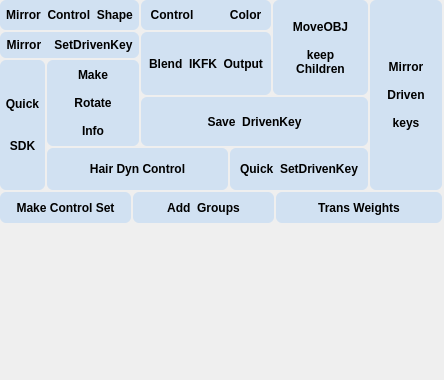
              <widget class="QWidget" name="scrollAreaWidgetContents">
               <property name="geometry">
                <rect>
                 <x>0</x>
                 <y>0</y>
                 <width>444</width>
                 <height>380</height>
                </rect>
               </property>
               <layout class="QVBoxLayout" name="verticalLayout_8">
                <property name="spacing">
                 <number>6</number>
                </property>
                <property name="margin">
                 <number>0</number>
                </property>
                <item>
                 <widget class="QFrame" name="frame_2">
                  <property name="minimumSize">
                   <size>
                    <width>0</width>
                    <height>0</height>
                   </size>
                  </property>
                  <property name="styleSheet">
                   <string notr="true">QPushButton {
	border: 0px;
	border-radius: 6px;
	background-color: rgba(85, 170, 255, 50);
 }

QPushButton:hover {
	background-color: qlineargradient(spread:pad, x1:0.5, y1:0, x2:0.5, y2:1, stop:0 rgba(255, 223, 121, 255), stop:0.488636 rgba(255, 216, 91, 255), stop:1 rgba(255, 223, 121, 255));
	color: rgb(42, 42, 42);
 }
</string>
                  </property>
                  <widget class="QPushButton" name="btn_MirrorControlShape">
                   <property name="geometry">
                    <rect>
                     <x>0</x>
                     <y>0</y>
                     <width>139</width>
                     <height>30</height>
                    </rect>
                   </property>
                   <property name="sizePolicy">
                    <sizepolicy hsizetype="Minimum" vsizetype="Minimum">
                     <horstretch>0</horstretch>
                     <verstretch>0</verstretch>
                    </sizepolicy>
                   </property>
                   <property name="minimumSize">
                    <size>
                     <width>0</width>
                     <height>0</height>
                    </size>
                   </property>
                   <property name="font">
                    <font>
                     <weight>75</weight>
                     <bold>true</bold>
                    </font>
                   </property>
                   <property name="styleSheet">
                    <string notr="true"/>
                   </property>
                   <property name="text">
                    <string>Mirror  Control  Shape</string>
                   </property>
                  </widget>
                  <widget class="QPushButton" name="btn_ControlColor">
                   <property name="geometry">
                    <rect>
                     <x>141</x>
                     <y>0</y>
                     <width>130</width>
                     <height>30</height>
                    </rect>
                   </property>
                   <property name="sizePolicy">
                    <sizepolicy hsizetype="Minimum" vsizetype="Minimum">
                     <horstretch>0</horstretch>
                     <verstretch>0</verstretch>
                    </sizepolicy>
                   </property>
                   <property name="minimumSize">
                    <size>
                     <width>0</width>
                     <height>0</height>
                    </size>
                   </property>
                   <property name="font">
                    <font>
                     <weight>75</weight>
                     <bold>true</bold>
                    </font>
                   </property>
                   <property name="styleSheet">
                    <string notr="true"/>
                   </property>
                   <property name="text">
                    <string>Control           Color</string>
                   </property>
                  </widget>
                  <widget class="QPushButton" name="btn_MirrorDrivenkey">
                   <property name="geometry">
                    <rect>
                     <x>0</x>
                     <y>32</y>
                     <width>139</width>
                     <height>26</height>
                    </rect>
                   </property>
                   <property name="sizePolicy">
                    <sizepolicy hsizetype="Minimum" vsizetype="Minimum">
                     <horstretch>0</horstretch>
                     <verstretch>0</verstretch>
                    </sizepolicy>
                   </property>
                   <property name="minimumSize">
                    <size>
                     <width>0</width>
                     <height>0</height>
                    </size>
                   </property>
                   <property name="font">
                    <font>
                     <weight>75</weight>
                     <bold>true</bold>
                    </font>
                   </property>
                   <property name="styleSheet">
                    <string notr="true"/>
                   </property>
                   <property name="text">
                    <string>Mirror    SetDrivenKey</string>
                   </property>
                  </widget>
                  <widget class="QPushButton" name="btn_QuickSDKA">
                   <property name="geometry">
                    <rect>
                     <x>0</x>
                     <y>60</y>
                     <width>45</width>
                     <height>130</height>
                    </rect>
                   </property>
                   <property name="sizePolicy">
                    <sizepolicy hsizetype="Minimum" vsizetype="Minimum">
                     <horstretch>0</horstretch>
                     <verstretch>0</verstretch>
                    </sizepolicy>
                   </property>
                   <property name="minimumSize">
                    <size>
                     <width>0</width>
                     <height>0</height>
                    </size>
                   </property>
                   <property name="font">
                    <font>
                     <weight>75</weight>
                     <bold>true</bold>
                    </font>
                   </property>
                   <property name="styleSheet">
                    <string notr="true"/>
                   </property>
                   <property name="text">
                    <string>Quick


SDK</string>
                   </property>
                  </widget>
                  <widget class="QPushButton" name="btn_MoveObject">
                   <property name="geometry">
                    <rect>
                     <x>273</x>
                     <y>0</y>
                     <width>95</width>
                     <height>95</height>
                    </rect>
                   </property>
                   <property name="sizePolicy">
                    <sizepolicy hsizetype="Minimum" vsizetype="Minimum">
                     <horstretch>0</horstretch>
                     <verstretch>0</verstretch>
                    </sizepolicy>
                   </property>
                   <property name="minimumSize">
                    <size>
                     <width>0</width>
                     <height>0</height>
                    </size>
                   </property>
                   <property name="font">
                    <font>
                     <weight>75</weight>
                     <bold>true</bold>
                    </font>
                   </property>
                   <property name="styleSheet">
                    <string notr="true"/>
                   </property>
                   <property name="text">
                    <string>MoveOBJ

keep 
Children</string>
                   </property>
                  </widget>
                  <widget class="QPushButton" name="btn_BlendIKFKOutput">
                   <property name="geometry">
                    <rect>
                     <x>141</x>
                     <y>32</y>
                     <width>130</width>
                     <height>63</height>
                    </rect>
                   </property>
                   <property name="sizePolicy">
                    <sizepolicy hsizetype="Minimum" vsizetype="Minimum">
                     <horstretch>0</horstretch>
                     <verstretch>0</verstretch>
                    </sizepolicy>
                   </property>
                   <property name="minimumSize">
                    <size>
                     <width>0</width>
                     <height>0</height>
                    </size>
                   </property>
                   <property name="font">
                    <font>
                     <weight>75</weight>
                     <bold>true</bold>
                    </font>
                   </property>
                   <property name="styleSheet">
                    <string notr="true"/>
                   </property>
                   <property name="text">
                    <string>Blend  IKFK  Output</string>
                   </property>
                  </widget>
                  <widget class="QPushButton" name="btn_DynamicControl">
                   <property name="geometry">
                    <rect>
                     <x>47</x>
                     <y>148</y>
                     <width>181</width>
                     <height>42</height>
                    </rect>
                   </property>
                   <property name="sizePolicy">
                    <sizepolicy hsizetype="Minimum" vsizetype="Minimum">
                     <horstretch>0</horstretch>
                     <verstretch>0</verstretch>
                    </sizepolicy>
                   </property>
                   <property name="minimumSize">
                    <size>
                     <width>0</width>
                     <height>0</height>
                    </size>
                   </property>
                   <property name="font">
                    <font>
                     <weight>75</weight>
                     <bold>true</bold>
                    </font>
                   </property>
                   <property name="styleSheet">
                    <string notr="true"/>
                   </property>
                   <property name="text">
                    <string>Hair Dyn Control</string>
                   </property>
                  </widget>
                  <widget class="QPushButton" name="btn_makeRotateInfo">
                   <property name="geometry">
                    <rect>
                     <x>47</x>
                     <y>60</y>
                     <width>92</width>
                     <height>86</height>
                    </rect>
                   </property>
                   <property name="sizePolicy">
                    <sizepolicy hsizetype="Minimum" vsizetype="Minimum">
                     <horstretch>0</horstretch>
                     <verstretch>0</verstretch>
                    </sizepolicy>
                   </property>
                   <property name="minimumSize">
                    <size>
                     <width>0</width>
                     <height>0</height>
                    </size>
                   </property>
                   <property name="font">
                    <font>
                     <weight>75</weight>
                     <bold>true</bold>
                    </font>
                   </property>
                   <property name="styleSheet">
                    <string notr="true"/>
                   </property>
                   <property name="text">
                    <string>Make

Rotate

Info</string>
                   </property>
                  </widget>
                  <widget class="QPushButton" name="btn_SaveDrivenKey">
                   <property name="enabled">
                    <bool>true</bool>
                   </property>
                   <property name="geometry">
                    <rect>
                     <x>141</x>
                     <y>97</y>
                     <width>227</width>
                     <height>49</height>
                    </rect>
                   </property>
                   <property name="sizePolicy">
                    <sizepolicy hsizetype="Minimum" vsizetype="Minimum">
                     <horstretch>0</horstretch>
                     <verstretch>0</verstretch>
                    </sizepolicy>
                   </property>
                   <property name="minimumSize">
                    <size>
                     <width>0</width>
                     <height>0</height>
                    </size>
                   </property>
                   <property name="font">
                    <font>
                     <weight>75</weight>
                     <bold>true</bold>
                    </font>
                   </property>
                   <property name="styleSheet">
                    <string notr="true"/>
                   </property>
                   <property name="text">
                    <string>Save  DrivenKey</string>
                   </property>
                  </widget>
                  <widget class="QPushButton" name="btn_mirrorDrivenkeys">
                   <property name="enabled">
                    <bool>true</bool>
                   </property>
                   <property name="geometry">
                    <rect>
                     <x>370</x>
                     <y>0</y>
                     <width>72</width>
                     <height>190</height>
                    </rect>
                   </property>
                   <property name="sizePolicy">
                    <sizepolicy hsizetype="Minimum" vsizetype="Minimum">
                     <horstretch>0</horstretch>
                     <verstretch>0</verstretch>
                    </sizepolicy>
                   </property>
                   <property name="minimumSize">
                    <size>
                     <width>0</width>
                     <height>0</height>
                    </size>
                   </property>
                   <property name="font">
                    <font>
                     <weight>75</weight>
                     <bold>true</bold>
                    </font>
                   </property>
                   <property name="styleSheet">
                    <string notr="true"/>
                   </property>
                   <property name="text">
                    <string>Mirror

Driven

keys</string>
                   </property>
                  </widget>
                  <widget class="QPushButton" name="btn_QuickSDKB">
                   <property name="enabled">
                    <bool>true</bool>
                   </property>
                   <property name="geometry">
                    <rect>
                     <x>230</x>
                     <y>148</y>
                     <width>138</width>
                     <height>42</height>
                    </rect>
                   </property>
                   <property name="sizePolicy">
                    <sizepolicy hsizetype="Minimum" vsizetype="Minimum">
                     <horstretch>0</horstretch>
                     <verstretch>0</verstretch>
                    </sizepolicy>
                   </property>
                   <property name="minimumSize">
                    <size>
                     <width>0</width>
                     <height>0</height>
                    </size>
                   </property>
                   <property name="font">
                    <font>
                     <weight>75</weight>
                     <bold>true</bold>
                    </font>
                   </property>
                   <property name="styleSheet">
                    <string notr="true"/>
                   </property>
                   <property name="text">
                    <string>Quick  SetDrivenKey</string>
                   </property>
                  </widget>
                  <widget class="QPushButton" name="btn_makeControlSet">
                   <property name="geometry">
                    <rect>
                     <x>0</x>
                     <y>192</y>
                     <width>131</width>
                     <height>31</height>
                    </rect>
                   </property>
                   <property name="sizePolicy">
                    <sizepolicy hsizetype="Minimum" vsizetype="Minimum">
                     <horstretch>0</horstretch>
                     <verstretch>0</verstretch>
                    </sizepolicy>
                   </property>
                   <property name="minimumSize">
                    <size>
                     <width>0</width>
                     <height>0</height>
                    </size>
                   </property>
                   <property name="font">
                    <font>
                     <weight>75</weight>
                     <bold>true</bold>
                    </font>
                   </property>
                   <property name="styleSheet">
                    <string notr="true"/>
                   </property>
                   <property name="text">
                    <string>Make Control Set</string>
                   </property>
                  </widget>
                  <widget class="QPushButton" name="btn_addGroups">
                   <property name="geometry">
                    <rect>
                     <x>133</x>
                     <y>192</y>
                     <width>141</width>
                     <height>31</height>
                    </rect>
                   </property>
                   <property name="sizePolicy">
                    <sizepolicy hsizetype="Minimum" vsizetype="Minimum">
                     <horstretch>0</horstretch>
                     <verstretch>0</verstretch>
                    </sizepolicy>
                   </property>
                   <property name="minimumSize">
                    <size>
                     <width>0</width>
                     <height>0</height>
                    </size>
                   </property>
                   <property name="font">
                    <font>
                     <weight>75</weight>
                     <bold>true</bold>
                    </font>
                   </property>
                   <property name="styleSheet">
                    <string notr="true"/>
                   </property>
                   <property name="text">
                    <string>Add  Groups</string>
                   </property>
                  </widget>
                  <widget class="QPushButton" name="btn_transWeights">
                   <property name="geometry">
                    <rect>
                     <x>276</x>
                     <y>192</y>
                     <width>166</width>
                     <height>31</height>
                    </rect>
                   </property>
                   <property name="sizePolicy">
                    <sizepolicy hsizetype="Minimum" vsizetype="Minimum">
                     <horstretch>0</horstretch>
                     <verstretch>0</verstretch>
                    </sizepolicy>
                   </property>
                   <property name="minimumSize">
                    <size>
                     <width>0</width>
                     <height>0</height>
                    </size>
                   </property>
                   <property name="font">
                    <font>
                     <weight>75</weight>
                     <bold>true</bold>
                    </font>
                   </property>
                   <property name="styleSheet">
                    <string notr="true"/>
                   </property>
                   <property name="text">
                    <string>Trans Weights</string>
                   </property>
                  </widget>
                 </widget>
                </item>
               </layout>
              </widget>
